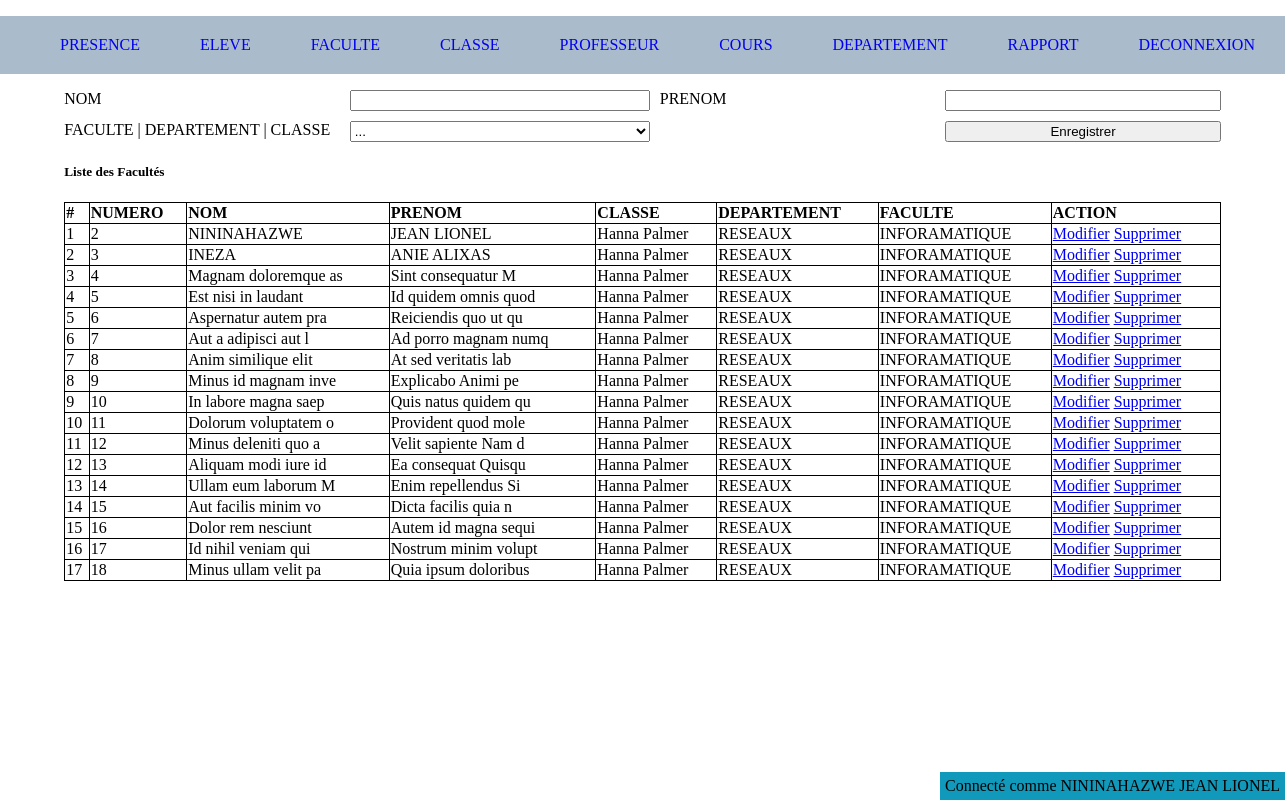
Screenshot of /eleve.php (signed in) with the database file from the repository.
### tables this page shows
CREATE TABLE `eleve` (
  `id` int(11) NOT NULL,
  `nom` varchar(255) NOT NULL,
  `prenom` varchar(255) NOT NULL,
  `classe_id` int(11) NOT NULL,
  `created_at` datetime NOT NULL DEFAULT CURRENT_TIMESTAMP
);

CREATE TABLE `classe` (
  `id` int(11) NOT NULL,
  `departement_id` int(11) NOT NULL,
  `name` varchar(255) NOT NULL
);

CREATE TABLE `departement` (
  `id` int(11) NOT NULL,
  `faculte_id` int(11) NOT NULL,
  `name` varchar(255) NOT NULL,
  `created_at` datetime NOT NULL DEFAULT CURRENT_TIMESTAMP
);

CREATE TABLE `faculte` (
  `id` int(11) NOT NULL,
  `name` varchar(255) NOT NULL,
  `created_at` datetime NOT NULL DEFAULT CURRENT_TIMESTAMP
);

### app/config.php (called while the page is built, shortened)
<?php
function getConnection(){
	try{
		$db = new PDO('mysql:host=localhost;dbname=guy_tp','jean','lion');
		 $db->setAttribute(PDO::ATTR_ERRMODE, PDO::ERRMODE_EXCEPTION);
	} catch(PDOException $e) {
	  echo "Error: " . $e->getMessage();
	  die($e);
	}
	return $db;
}
function selectAll($table){
	$query = "SELECT * FROM $table";
	$db = getConnection();
	$data = $db->query($query);
	return $data->fetchAll();
}
function getEntryInTable($table ,  $val,$column="id"){
	$key = array_search($val, array_column($table, $column));
	return $table[$key];
}

### eleve.php (the view, shortened to what this page needs)
<?php
$departements = selectAll("departement");
$facultes = selectAll("faculte");
$eleves = selectAll("eleve");
$classes = selectAll("classe");
  include "include/header.php";
?>
<div>
  <form action="" method="post">
    <div>
      <label for="">NOM </label>
      <input type="text" name="nom"  value="<?= $eleve_name ?? "" ?>"  required="">
      <label for="">PRENOM </label>
      <input type="text" name="prenom"  value="<?= $eleve_prenom ?? "" ?>"  required="">
      <label for="">FACULTE | DEPARTEMENT | CLASSE</label>
      <select name="classe_id" required>
        <option value="">...</option>
        <?php foreach($classes as $val): ?>
          <option value="<?= $val['id'] ?>" <?php if(isset($classe_id_value) and $classe_id_value == $val['id']) :?> selected  <?php endif ?>>
            <?= getEntryInTable($facultes, $val['id'])['name'] ?> |
            <?php
            $fac_id = getEntryInTable($facultes, $val['id'])['id'];
            echo getEntryInTable($departements, $fac_id)['name'] ?> |
            <?= $val['name'] ?>
          </option>
        <?php endforeach; ?>
      </select>
      <label for=""></label>
      <?php if(isset($eleve_id)): ?>
      <input type="submit" name="update" value="Modifier">
    <?php else: ?>
       <input type="submit" name="save" value="Enregistrer">
    <?php endif ?>
    </div>
  </form>
  <div>
    <h5>Liste des Facultés</h5>
    <table>
      <thead>
        <tr>
          <th># </th>
          <th>NUMERO </th>
          <th>NOM</th>
          <th>PRENOM</th>
          <th>CLASSE</th>
          <th>DEPARTEMENT</th>
          <th>FACULTE</th>
          <th>ACTION</th>
        </tr>
      </thead>
      <tbody>
        <?php foreach ($eleves  as $key => $value) : ?>
        <tr>
          <td><?= ++$key  ?></td>
          <td><?= $value['id'] ?></td>
          <td><?= $value['nom'] ?></td>
          <td><?= $value['prenom'] ?></td>
          <td>
            <?= getEntryInTable($classes, $val['id'])['name'] ?>
          </td>
          <td>
            <?php
           $dep_id = getEntryInTable($classes, $val['id'])['departement_id'];
            echo getEntryInTable($departements, $dep_id)['name'];
           ?>
           </td>
           <td>
            <?php
            $fac_id = getEntryInTable($departements, $dep_id)['faculte_id'];
            echo getEntryInTable($facultes, $fac_id)['name'];
           ?>
           </td>
          <td>
            <a href="eleve.php?action=modifier&&id=<?= $value['id'] ?>">Modifier</a>
            <a href="eleve.php?action=delete&&id=<?= $value['id'] ?>" onclick="return confirm('êtes-vous sûr ?')">Supprimer</a>
          </td>
        </tr>
       <?php endforeach; ?>
      </tbody>
    </table>
  </div>
</div>
<?php
  include "include/footer.php";
?>

### asset/css/style.css (style rules this page uses)
body { margin: 0; padding: 0; font-family: inherit; }
table { border-collapse: collapse; width: 100%; text-align: left; }
form div { display: grid; grid-template-columns: repeat(4, 1fr); grid-gap: 10px; }
input[type="submit"] { cursor: pointer; }
th, td, tr, th { border: 1px solid black; }

### rows the page displays
eleve: id "2", nom "NININAHAZWE", prenom "JEAN LIONEL"
classe: name "Hanna Palmer", id+departement "RESEAUX", id+departement "INFORAMATIQUE"
eleve: id "3", nom "INEZA", prenom "ANIE ALIXAS"
eleve: id "4", nom "Magnam doloremque as", prenom "Sint consequatur M"
eleve: id "5", nom "Est nisi in laudant", prenom "Id quidem omnis quod"
eleve: id "6", nom "Aspernatur autem pra", prenom "Reiciendis quo ut qu"
eleve: id "7", nom "Aut a adipisci aut l", prenom "Ad porro magnam numq"
eleve: id "8", nom "Anim similique elit", prenom "At sed veritatis lab"
eleve: id "9", nom "Minus id magnam inve", prenom "Explicabo Animi pe"
eleve: id "10", nom "In labore magna saep", prenom "Quis natus quidem qu"
eleve: id "11", nom "Dolorum voluptatem o", prenom "Provident quod mole"
eleve: id "12", nom "Minus deleniti quo a", prenom "Velit sapiente Nam d"
eleve: id "13", nom "Aliquam modi iure id", prenom "Ea consequat Quisqu"
eleve: id "14", nom "Ullam eum laborum M", prenom "Enim repellendus Si"
eleve: id "15", nom "Aut facilis minim vo", prenom "Dicta facilis quia n"
eleve: id "16", nom "Dolor rem nesciunt", prenom "Autem id magna sequi"
eleve: id "17", nom "Id nihil veniam qui", prenom "Nostrum minim volupt"
eleve: id "18", nom "Minus ullam velit pa", prenom "Quia ipsum doloribus"

### other values shown
$_SESSION['user']['nom'] "NININAHAZWE"
$_SESSION['user']['prenom'] "JEAN LIONEL"
